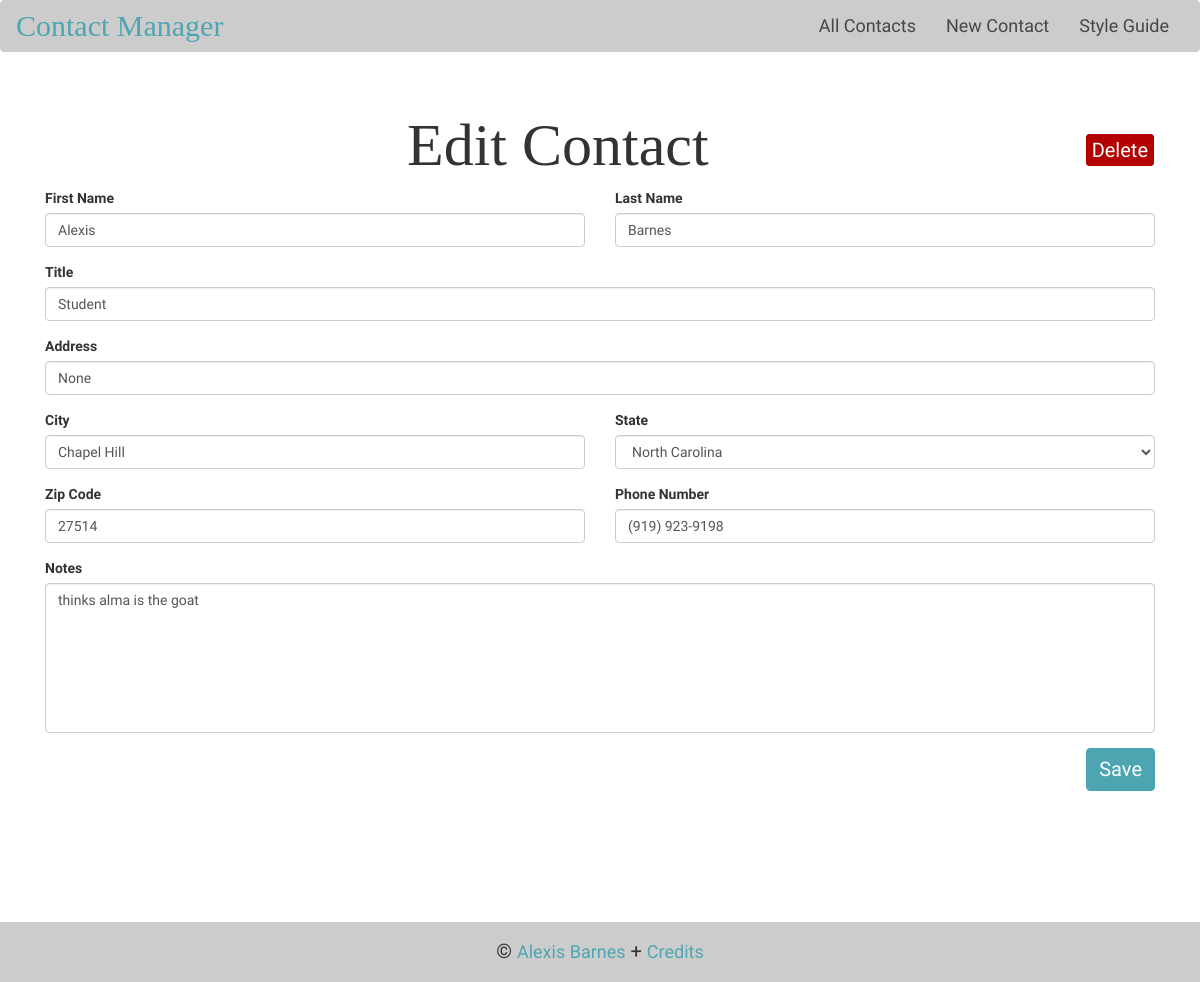
The page /edit.php?id=1 on the database its author committed.
### tables this page shows
CREATE TABLE `contacts` (
  `id` int(11) NOT NULL,
  `first` varchar(200) NOT NULL,
  `last` varchar(200) NOT NULL,
  `title` varchar(200) NOT NULL,
  `address` varchar(200) NOT NULL,
  `city` varchar(200) NOT NULL,
  `state` varchar(2) NOT NULL,
  `zip` varchar(200) NOT NULL,
  `phone` varchar(200) NOT NULL,
  `notes` varchar(200) NOT NULL
);

### edit.php (the view, shortened to what this page needs)
<?php
  include 'header.php';
  $id = $_GET['id'];
  $stmt = $db->prepare('SELECT * from contacts WHERE id = :id LIMIT 1');
  $stmt->bindParam(':id', $id);
  $stmt->execute();
  $contact = $stmt->fetch(PDO::FETCH_ASSOC);
?>
<a href="/delete.php?id=<?= $contact['id']; ?>" class="btn btn-danger btn-xs pull-right btn-delete">Delete</a>
<h1 class="edit-h1">Edit Contact</h1>
<form method="POST" action="/update.php">
  <div class="col-xs-12 col-sm-6 col-md-6 col-lg-6 col-xl-6">
    <div class="form-group">
      <label for="contact_first">First Name</label>
      <input class="form-control" type="text" name="first" id="contact_first" value="<?= $contact['first']; ?>" />
    </div>
  </div>
  <div class="col-xs-12 col-sm-6 col-md-6 col-lg-6 col-xl-6">
    <div class="form-group">
      <label for="contact_last">Last Name</label>
      <input class="form-control" type="text" name="last" id="contact_last" value="<?= $contact['last']; ?>" />
    </div>
  </div>
  <div class="col-xs-12 col-sm-12 col-md-12 col-lg-12 col-xl-12">
    <div class="form-group">
      <label for="contact_title">Title</label>
      <input class="form-control" type="text" name="title" id="contact_title" value="<?= $contact['title']; ?>" />
    </div>
  </div>
  <div class="col-xs-12 col-sm-12 col-md-12 col-lg-12 col-xl-12">
    <div class="form-group">
      <label for="contact_address">Address</label>
      <input class="form-control" type="text" name="address" id="contact_address" value="<?= $contact['address']; ?>" />
    </div>
  </div>
  <div class="col-xs-12 col-sm-6 col-md-6 col-lg-6 col-xl-6">
    <div class="form-group">
      <label for="contact_city">City</label>
      <input class="form-control" type="text" name="city" id="contact_city" value="<?= $contact['city']; ?>" />
    </div>
  </div>
  <div class="col-xs-12 col-sm-6 col-md-6 col-lg-6 col-xl-6">
    <div class="form-group">
      <label for="contact_state">State</label>
      <select name="state" id="contact_state" value="<?= $contact['state']; ?>" class="form-control">
        <option value="NC"<?= ($contact['state'] == 'NC') ? ' selected' : '' ?>>North Carolina</option>
      </select>
    </div>
  </div>
  <div class="col-xs-12 col-sm-6 col-md-6 col-lg-6 col-xl-6">
    <div class="form-group">
      <label for="contact_zip">Zip Code</label>
      <input class="form-control" type="text" name="zip" id="contact_zip" value="<?= $contact['zip']; ?>" />
    </div>
  </div>
  <div class="col-xs-12 col-sm-6 col-md-6 col-lg-6 col-xl-6">
    <div class="form-group">
      <label for="contact_phone">Phone Number</label>
      <input class="form-control" type="text" name="phone" id="contact_phone" value="<?= $contact['phone']; ?>" />
    </div>
  </div>
  <div class="col-xs-12 col-sm-12 col-md-12 col-lg-12 col-xl-12">
    <div class="form-group">
      <label for="contact_notes">Notes</label>
      <textarea class="form-control" name="notes" id="contact_notes"><?= $contact['notes']; ?></textarea>
    </div>
  </div>
  <button class="btn btn-primary">Save</button>
</form>
<?php include 'footer.php'; ?>

### css/style.css (style rules this page uses)
html { height: 100%; }
body { height: 100%; background-color: #FFF; font-family: 'Hind', sans-serif; }
h1 { text-align: center; font-family: 'Libre Baskerville', serif; font-size: 60px; }
a { color: #4da6b2; font-size: 18px; }
textarea.form-control { resize: none; height: 150px; }
.btn-primary { background-color: #4DA5B2; border-color: #4DA5B2; float: right; margin-right: 15px; }
.btn { font-size: 20px; }
.btn-danger { background-color: #b30000; border-color: #b30000; margin-top: 42px; margin-right: 16px; }
.btn-xs { padding: 5px 5px; line-height: 1; }

### rows shown on the page
contacts: first "Alexis", last "Barnes", title "Student", address "None", city "Chapel Hill", state "North Carolina", zip "27514", phone "(919) 923-9198", notes "thinks alma is the goat"
